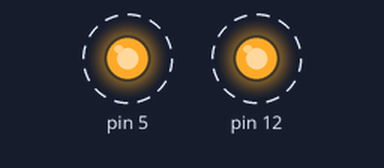
A sketch run on a simulated Arduino Uno, built with avr-gcc and run on an emulated ATmega328P. Parts: output pins drawn as LEDs (lit = HIGH). Dashed ring = blinking.

Above: at 0.2 s.
Timing chart, 0 to 3.0 s (numbered marks = the images above):
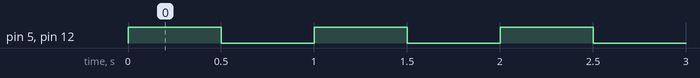

Measured:
- by itself, pin 5, pin 12: alternates HIGH for 0.50 s and LOW for 0.50 s

The sketch:

Simultaneously_blinking.ino
```cpp
void setup() {
  // put your setup code here, to run once:
  pinMode(12,OUTPUT);
  pinMode(5,OUTPUT);
}

void loop() {
  // put your main code here, to run repeatedly:
  digitalWrite(12,HIGH);
  digitalWrite(5,HIGH);
  delay(500);
  digitalWrite(12,LOW);
  digitalWrite(5,LOW);
  delay(500);
}
```
